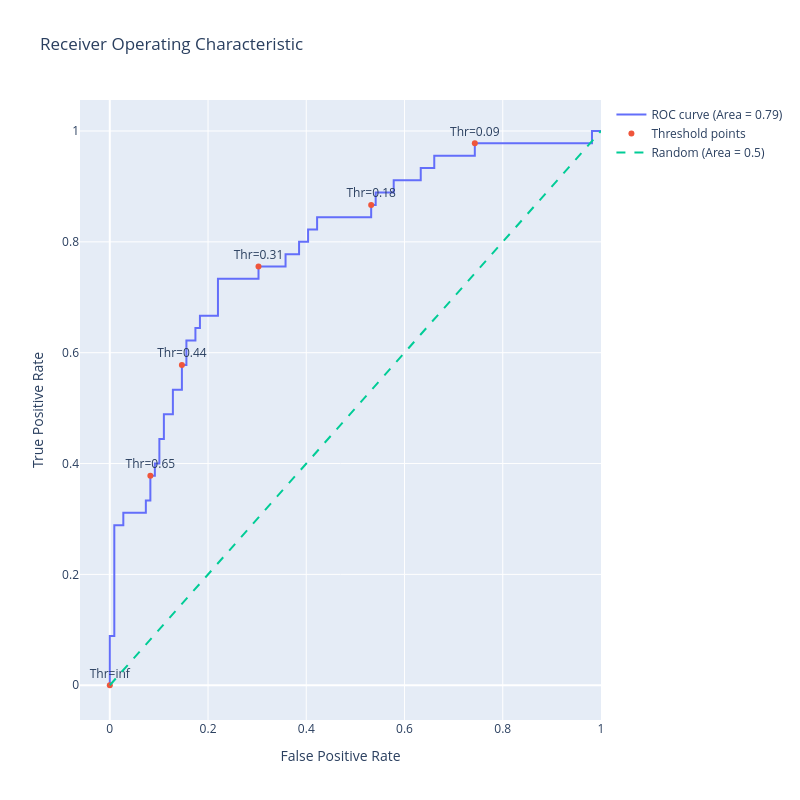

The code cell stored with this chart in its notebook:
### Markdown cell above
## 10. Plot the ROC curve and report its AUC

Recompute the ROC points, calculate the area under the curve, and display them in an interactive Plotly figure. AUC is computed from the ROC curve (equivalently, by summing trapezoid areas):

$$\text{AUC}=\int_0^1 \text{TPR}(u)\,du$$

where $u$ is FPR. The plot shows the ROC line, selected threshold markers, and the diagonal random baseline (AUC = 0.5). Marker labels are shown for every tenth threshold to reduce clutter; the line uses all ROC points.

**Expected output:** an interactive ROC chart. The legend reports the calculated AUC (formatted to two decimal places); points nearer the top-left are generally preferable. AUC summarizes ranking across thresholds and is not classification accuracy.

### Code cell
import plotly.graph_objects as go
import numpy as np
from sklearn.metrics import roc_auc_score

# Assuming fpr, tpr, thresholds are already calculated as before
fpr, tpr, thresholds = roc_curve(y_test, y_scores)

# Calculate the AUC (Area Under the Curve)
roc_auc = roc_auc_score(y_test, y_scores)

# Generate a trace for ROC curve
trace0 = go.Scatter(
    x=fpr,
    y=tpr,
    mode='lines',
    name=f'ROC curve (Area = {roc_auc:.2f})'
)

# Only label every nth point to avoid cluttering
n = 10
indices = np.arange(len(thresholds)) % n == 0  # Choose indices where index mod n is 0

trace1 = go.Scatter(
    x=fpr[indices],
    y=tpr[indices],
    mode='markers+text',
    name='Threshold points',
    text=[f"Thr={thr:.2f}" for thr in thresholds[indices]],
    textposition='top center'
)

# Diagonal line
trace2 = go.Scatter(
    x=[0, 1],
    y=[0, 1],
    mode='lines',
    name='Random (Area = 0.5)',
    line=dict(dash='dash')
)

data = [trace0, trace1, trace2]

# Define layout with square aspect ratio
layout = go.Layout(
    title='Receiver Operating Characteristic',
    xaxis=dict(title='False Positive Rate'),
    yaxis=dict(title='True Positive Rate'),
    autosize=False,
    width=800,
    height=800,
    showlegend=True
)

# Define figure and add data
fig = go.Figure(data=data, layout=layout)

# Show figure
fig.show()

### Figure 1 — Plotly figure (JSON) as saved in the notebook; plotly's stock layout.template omitted (floating-point values rounded to 4 significant figures)
{"data": [{"mode": "lines", "name": "ROC curve (Area = 0.79)", "type": "scatter", "x": [0.0, 0.0, 0.0, 0.009174, 0.009174, 0.02752, 0.02752, 0.07339, 0.07339, 0.08257, 0.08257, 0.09174, 0.09174, 0.1009, 0.1009, 0.1101, 0.1101, 0.1284, 0.1284, 0.1468, 0.1468, 0.156, 0.156, 0.1743, 0.1743, 0.1835, 0.1835, 0.2202, 0.2202, 0.3028, 0.3028, 0.3578, 0.3578, 0.3853, 0.3853, 0.4037, 0.4037, 0.422, 0.422, 0.5321, 0.5321, 0.5413, 0.5413, 0.578, 0.578, 0.633, 0.633, 0.6606, 0.6606, 0.7431, 0.7431, 0.9817, 0.9817, 1.0], "y": [0.0, 0.02222, 0.08889, 0.08889, 0.2889, 0.2889, 0.3111, 0.3111, 0.3333, 0.3333, 0.3778, 0.3778, 0.4, 0.4, 0.4444, 0.4444, 0.4889, 0.4889, 0.5333, 0.5333, 0.5778, 0.5778, 0.6222, 0.6222, 0.6444, 0.6444, 0.6667, 0.6667, 0.7333, 0.7333, 0.7556, 0.7556, 0.7778, 0.7778, 0.8, 0.8, 0.8222, 0.8222, 0.8444, 0.8444, 0.8667, 0.8667, 0.8889, 0.8889, 0.9111, 0.9111, 0.9333, 0.9333, 0.9556, 0.9556, 0.9778, 0.9778, 1.0, 1.0]}, {"mode": "markers+text", "name": "Threshold points", "text": ["Thr=inf", "Thr=0.65", "Thr=0.44", "Thr=0.31", "Thr=0.18", "Thr=0.09"], "textposition": "top center", "type": "scatter", "x": [0.0, 0.08257, 0.1468, 0.3028, 0.5321, 0.7431], "y": [0.0, 0.3778, 0.5778, 0.7556, 0.8667, 0.9778]}, {"line": {"dash": "dash"}, "mode": "lines", "name": "Random (Area = 0.5)", "type": "scatter", "x": [0, 1], "y": [0, 1]}], "layout": {"autosize": false, "height": 800, "showlegend": true, "title": {"text": "Receiver Operating Characteristic"}, "width": 800, "xaxis": {"title": {"text": "False Positive Rate"}}, "yaxis": {"title": {"text": "True Positive Rate"}}}}
